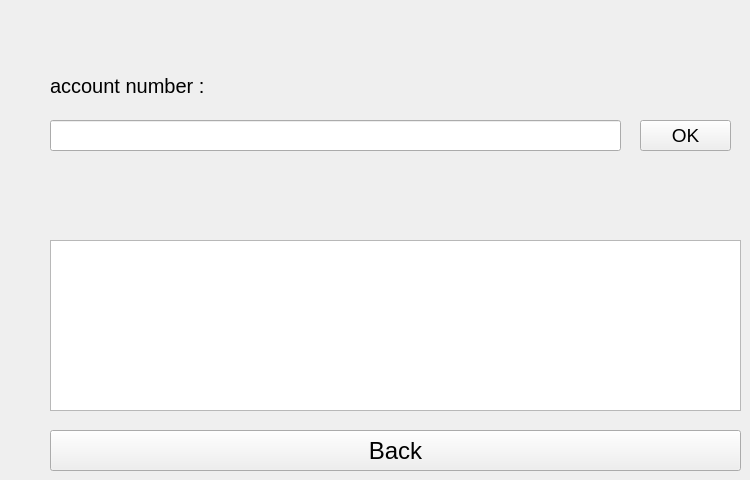
    <widget class="QWidget" name="page_16">
     <widget class="QLineEdit" name="pg16_lineedit_accnum">
      <property name="geometry">
       <rect>
        <x>50</x>
        <y>120</y>
        <width>571</width>
        <height>31</height>
       </rect>
      </property>
      <property name="font">
       <font>
        <pointsize>12</pointsize>
       </font>
      </property>
     </widget>
     <widget class="QLabel" name="label_23">
      <property name="geometry">
       <rect>
        <x>50</x>
        <y>40</y>
        <width>201</width>
        <height>91</height>
       </rect>
      </property>
      <property name="font">
       <font>
        <pointsize>15</pointsize>
       </font>
      </property>
      <property name="text">
       <string>account number :</string>
      </property>
     </widget>
     <widget class="QTextBrowser" name="pg16_textbrowser">
      <property name="geometry">
       <rect>
        <x>50</x>
        <y>240</y>
        <width>691</width>
        <height>171</height>
       </rect>
      </property>
      <property name="font">
       <font>
        <pointsize>12</pointsize>
       </font>
      </property>
      <property name="cursor" stdset="0">
       <cursorShape>ForbiddenCursor</cursorShape>
      </property>
     </widget>
     <widget class="QPushButton" name="pg16_pushbutton_ok">
      <property name="geometry">
       <rect>
        <x>640</x>
        <y>120</y>
        <width>91</width>
        <height>31</height>
       </rect>
      </property>
      <property name="font">
       <font>
        <pointsize>14</pointsize>
       </font>
      </property>
      <property name="cursor">
       <cursorShape>PointingHandCursor</cursorShape>
      </property>
      <property name="text">
       <string>OK</string>
      </property>
     </widget>
     <widget class="QPushButton" name="pg16_pushbutton_back">
      <property name="geometry">
       <rect>
        <x>50</x>
        <y>430</y>
        <width>691</width>
        <height>41</height>
       </rect>
      </property>
      <property name="font">
       <font>
        <pointsize>18</pointsize>
       </font>
      </property>
      <property name="cursor">
       <cursorShape>PointingHandCursor</cursorShape>
      </property>
      <property name="text">
       <string>Back</string>
      </property>
     </widget>
    </widget>
